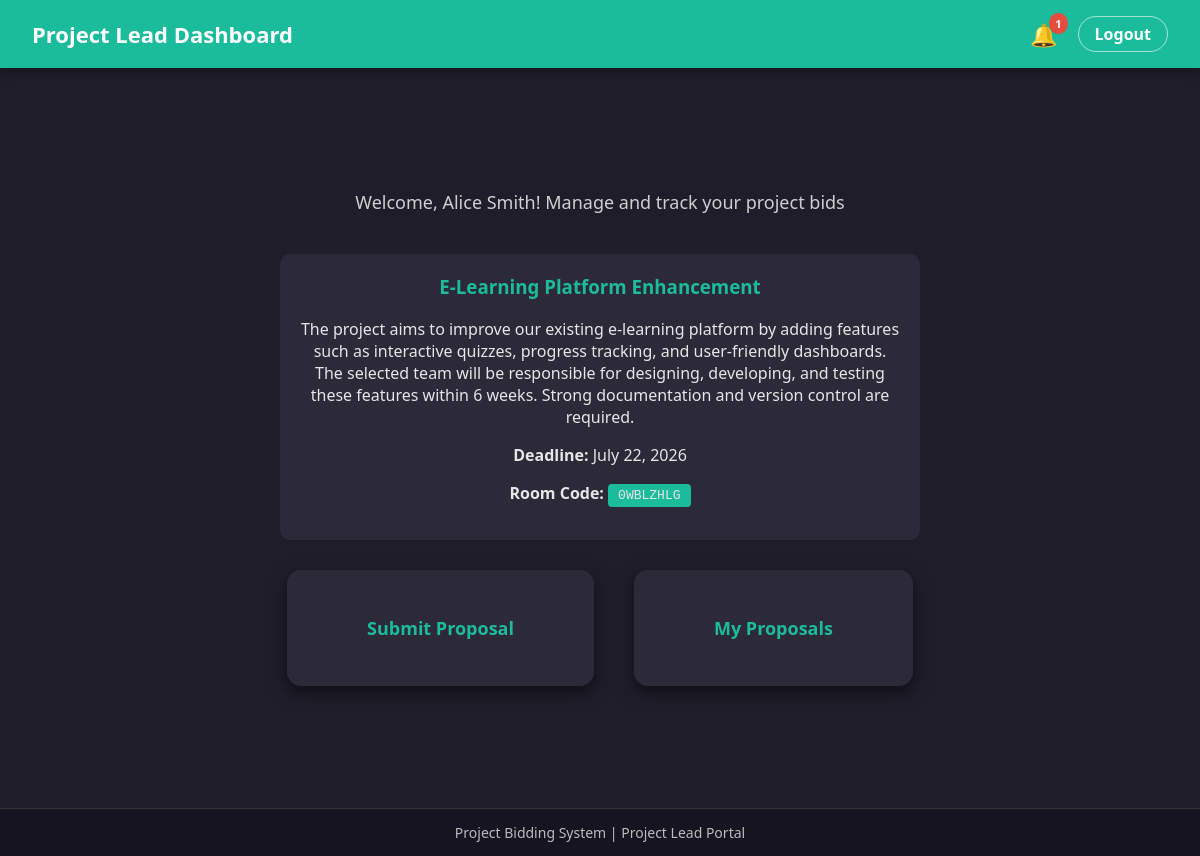
Page /Main/PLmain.php (signed in) on the committed database.
### tables this page shows
CREATE TABLE `project` (
  `id` int(11) NOT NULL,
  `title` varchar(255) NOT NULL,
  `description` text NOT NULL,
  `deadline` date NOT NULL,
  `room_code` varchar(20) NOT NULL
);

### Main/PLmain.php (the view, shortened to what this page needs)
<?php
include "db.php";
$user = $_SESSION['user'];
$userId = $user['id'];
$userName = $user['name'];
$userRoom = $user['room_code'];
$projectInfo = null;
if ($userRoom) {
    $stmt = $conn->prepare("SELECT * FROM project WHERE room_code = ?");
    $stmt->bind_param("s", $userRoom);
    $stmt->execute();
    $result = $stmt->get_result();
    $projectInfo = $result->fetch_assoc();
}
$stmt = $conn->prepare("SELECT COUNT(*) as count FROM proposals WHERE user_id = ? AND reviewer_feedback IS NOT NULL AND reviewer_feedback != ''");
$stmt->bind_param("i", $userId);
$stmt->execute();
$result = $stmt->get_result();
$notificationData = $result->fetch_assoc();
$notificationCount = $notificationData['count'];
?>
<!DOCTYPE html>
<html lang="en">
<head>
</head>
<body>
<header>
    <h1>Project Lead Dashboard</h1>
    <div class="nav-right">
        <div style="position: relative;">
            <a class="notification" onclick="toggleNotifications()" title="Notifications">
                🔔
                <?php if ($notificationCount > 0): ?>
                <span class="badge"><?= $notificationCount ?></span>
                <?php endif; ?>
            </a>
        </div>
        <a href="index.php" class="logout">Logout</a>
    </div>
</header>
<div class="container">
    <div class="welcome">
        Welcome, <?= htmlspecialchars($userName) ?>! Manage and track your project bids
    </div>
    <?php if ($projectInfo): ?>
    <div class="project-info">
        <h3><?= htmlspecialchars($projectInfo['title']) ?></h3>
        <p><?= htmlspecialchars($projectInfo['description']) ?></p>
        <p><strong>Deadline:</strong> <?= date('F d, Y', strtotime($projectInfo['deadline'])) ?></p>
        <p><strong>Room Code:</strong> <span style="background:#1abc9c;padding:4px 10px;border-radius:4px;font-family:monospace;"><?= $projectInfo['room_code'] ?></span></p>
    </div>
    <?php endif; ?>
    <div class="cards">
        <div class="card" onclick="openModal('submitProposalModal')">
            Submit Proposal
        </div>
        <div class="card" onclick="openModal('myProposalsModal')">
            My Proposals
        </div>
    </div>
</div>
<footer>
    <span>Project Bidding System | Project Lead Portal</span>
</footer>
</body>
</html>

### Main/PLmain.php (style rules this page uses)
body { margin: 0; font-family: "Segoe UI", Arial, sans-serif; background: #1f1d29; color: #e6e6e6; }
header { background: #1abc9c; color: white; padding: 16px 32px; display: flex; justify-content: space-between; align-items: center; box-shadow: 0 4px 8px rgba(0,0,0,0.3); }
header h1 { margin: 0; font-size: 22px; }
.nav-right { display: flex; align-items: center; gap: 20px; }
.notification { position: relative; font-size: 22px; color: white; text-decoration: none; cursor: pointer; }
.badge { position: absolute; top: -6px; right: -10px; background: #e74c3c; color: white; font-size: 11px; padding: 3px 6px; border-radius: 50%; font-weight: bold; }
.logout { text-decoration: none; color: white; font-weight: 600; border: 1px solid rgba(255,255,255,0.6); padding: 6px 16px; border-radius: 20px; transition: all 0.3s ease; }
.container { min-height: calc(100vh - 140px); display: flex; flex-direction: column; align-items: center; justify-content: center; padding: 40px 20px; }
.welcome { margin-bottom: 40px; font-size: 18px; color: #cfcfcf; text-align: center; }
.project-info { background: #2c2a38; padding: 20px; border-radius: 10px; margin-bottom: 30px; max-width: 600px; text-align: center; }
.project-info h3 { color: #1abc9c; margin-top: 0; }
.cards { display: flex; gap: 40px; }
.card { background: #2c2a38; padding: 46px 80px; border-radius: 14px; box-shadow: 0 6px 15px rgba(0,0,0,0.5); font-size: 18px; font-weight: 600; text-align: center; color: #1abc9c; cursor: pointer; transition: all 0.4s ease; }
footer { background: #161421; color: #bbb; text-align: center; padding: 14px; font-size: 14px; border-top: 1px solid #333333; }

### rows in the picture
project: title "E-Learning Platform Enhancement", description "The project aims to improve our existing e-learning platform by adding features such as interactive quizzes, progress tracking, and user-friendly dashboards. The selected team will be responsible for designing, developing, and testing these features within 6 weeks. Strong documentation and version control are required.", deadline "July 22, 2026", room_code "0WBLZHLG"

### other values in the picture
$notificationCount "1"
$userName "Alice Smith"
